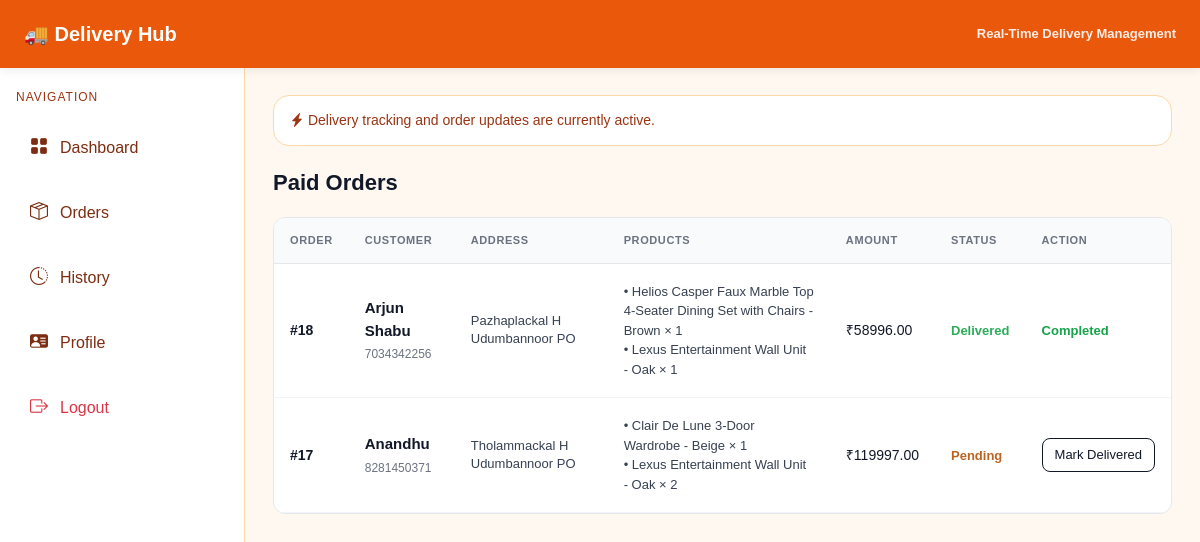
Page /delivery/delivery-orders/ (signed in) on the committed database.
### customerApp/models.py (models this page shows)
class Order(models.Model):
    order_id = models.AutoField(primary_key=True)
    customer = models.ForeignKey('guestApp.Customer', on_delete=models.CASCADE)
    total_amount = models.DecimalField(max_digits=10, decimal_places=2)
    order_date = models.DateTimeField(auto_now_add=True)
    status = models.CharField(max_length=50, default="Pending")

class OrderItem(models.Model):
    order_item_id = models.AutoField(primary_key=True)  # explicit id
    order = models.ForeignKey(Order, on_delete=models.CASCADE)
    product = models.ForeignKey('adminApp.Product', on_delete=models.CASCADE)
    quantity = models.IntegerField()
    price = models.DecimalField(max_digits=10, decimal_places=2)

### guestApp/models.py (models this page shows)
class Customer(models.Model):
    loginId = models.ForeignKey('LoginDetails', on_delete=models.CASCADE)
    name = models.CharField(max_length=200)
    phone = models.CharField(max_length=15)
    email = models.EmailField()
    district = models.ForeignKey('adminApp.District',on_delete=models.CASCADE,null=True,blank=True)
    address = models.TextField(max_length=500, null=True, blank=True)
    location = models.TextField(max_length=500, null=True, blank=True)
    pincode = models.CharField(max_length=10, null=True, blank=True)
    username = models.CharField(max_length=100, unique=True)
    password = models.CharField(max_length=100)

### adminApp/models.py (models this page shows)
class Product(models.Model):
    ProductId = models.AutoField(primary_key=True)
    ProductName = models.CharField(max_length=200)
    ProductDescription = models.TextField()
    ProductImage = models.ImageField(upload_to='products/', null=True, blank=True)
    ProductPrice = models.DecimalField(max_digits=10, decimal_places=2)
    stock = models.IntegerField(default=0)
    category = models.ForeignKey(Category, on_delete=models.CASCADE, related_name='products')

### deliveryboyApp/views.py (the view)
def deliveryOrders(request):
    paid_orders = Order.objects.filter(payment__status="Paid").distinct().order_by('-order_id')
    return render(request, 'deliveryboy/orders.html', {
        'paid_orders': paid_orders
    })

### templates/deliveryboy/orders.html (shortened to what this page needs)
{% extends "deliveryboyHeaderFooter.html" %}
{% block content %}
<div class="title">Paid Orders</div>
<div class="box">
<table>
<tr>
    <th>Order</th>
    <th>Customer</th>
    <th>Address</th>
    <th>Products</th>
    <th>Amount</th>
    <th>Status</th>
    <th>Action</th>
</tr>
{% for o in paid_orders %}
<tr>
    <td class="id">
        #{{ o.order_id }}
    </td>
    <td>
        <div class="customer">{{ o.customer.name }}</div>
        <div class="small">{{ o.customer.phone }}</div>
    </td>
    <td class="address">
        {{ o.customer.address }}
    </td>
    <td class="products">
        {% for item in o.orderitem_set.all %}
            • {{ item.product.ProductName }} × {{ item.quantity }}<br>
        {% endfor %}
    </td>
    <td>
        ₹{{ o.total_amount }}
    </td>
    <td>
        {% if o.status == "Delivered" %}
            <span class="status delivered">Delivered</span>
        {% else %}
            <span class="status pending">{{ o.status }}</span>
        {% endif %}
    </td>
    <td>
        {% if o.status != "Delivered" %}
            <a href="{% url 'markdelivered' o.order_id %}" class="btnx">
                Mark Delivered
            </a>
        {% else %}
            <span class="done">Completed</span>
        {% endif %}
    </td>
</tr>
{% endfor %}
</table>
</div>
{% endblock %}

### templates/deliveryboyHeaderFooter.html (style rules this page uses)
body { margin:0; font-family:Arial,sans-serif; background:#fff8f1; }
.status { font-size:14px; opacity:0.9; }

### templates/deliveryboy/orders.html (style rules this page uses)
.title { font-size:22px; font-weight:700; margin-bottom:18px; color:#111827; }
.box { background:#fff; border:1px solid #e5e7eb; border-radius:12px; overflow:hidden; }
table { width:100%; border-collapse:separate; border-spacing:0; font-size:14px; }
th { text-align:left; padding:14px 16px; font-size:11px; text-transform:uppercase; letter-spacing:0.6px; color:#6b7280; background:#f8fafc; border-bottom:1px solid #e5e7eb; }
td { padding:18px 16px; border-bottom:1px solid #f1f5f9; vertical-align:middle; color:#111827; }
.id { font-weight:700; color:#111827; }
.customer { font-weight:600; font-size:15px; }
.small { font-size:12px; color:#6b7280; margin-top:3px; }
.address { font-size:13px; color:#374151; line-height:1.4; }
.products { font-size:13px; color:#374151; line-height:1.5; }
.status { font-size:13px; font-weight:600; }
.pending { color:#b45309; }
.delivered { color:#16a34a; }
.btnx { display:inline-block; padding:6px 12px; font-size:13px; border-radius:8px; border:1px solid #111827; text-decoration:none; color:#111827; white-space:nowrap; transition:0.2s; }
.done { font-size:13px; font-weight:600; color:#16a34a; }

### rows in the picture
Order: order_id "18", customer.name "Arjun Shabu", customer.phone "7034342256", customer.address "Pazhaplackal H Udumbannoor PO", total_amount "58996.00", status "Delivered"
OrderItem: product.ProductName "Helios Casper Faux Marble Top 4-Seater Dining Set with Chairs - Brown", quantity "1"
OrderItem: product.ProductName "Lexus Entertainment Wall Unit - Oak", quantity "1"
Order: order_id "17", customer.name "Anandhu", customer.phone "8281450371", customer.address "Tholammackal H Udumbannoor PO", total_amount "119997.00", status "Pending", shows "Mark Delivered"
OrderItem: product.ProductName "Clair De Lune 3-Door Wardrobe - Beige", quantity "1"
OrderItem: product.ProductName "Lexus Entertainment Wall Unit - Oak", quantity "2"
